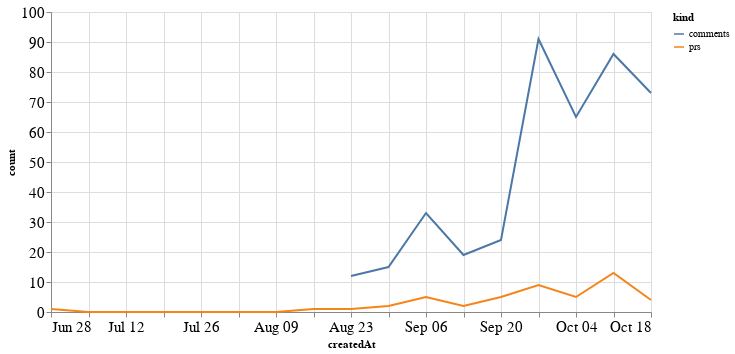

Here is the notebook cell this chart was saved with:
### Code cell
alt.Chart(total_time, width=600).mark_line().encode(
    x='createdAt',
    y='count',
    color='kind'
)

### Figure 1 — Vega-Lite specification as saved in the notebook (floating-point values rounded to 4 significant figures)
{"config": {"axisLeft": {"labelFontSize": 15}, "axisBottom": {"labelFontSize": 15}}, "data": {"name": "data-c5da941215e4ce548afbae06e96e57c9"}, "mark": "line", "encoding": {"color": {"type": "nominal", "field": "kind"}, "x": {"type": "temporal", "field": "createdAt"}, "y": {"type": "quantitative", "field": "count"}}, "width": 600, "$schema": "https://vega.github.io/schema/vega-lite/v4.8.1.json", "datasets": {"data-c5da941215e4ce548afbae06e96e57c9": [{"createdAt": "2020-06-28T00:00:00", "kind": "prs", "count": 1.0}, {"createdAt": "2020-07-05T00:00:00", "kind": "prs", "count": 0.0}, {"createdAt": "2020-07-12T00:00:00", "kind": "prs", "count": 0.0}, {"createdAt": "2020-07-19T00:00:00", "kind": "prs", "count": 0.0}, {"createdAt": "2020-07-26T00:00:00", "kind": "prs", "count": 0.0}, {"createdAt": "2020-08-02T00:00:00", "kind": "prs", "count": 0.0}, {"createdAt": "2020-08-09T00:00:00", "kind": "prs", "count": 0.0}, {"createdAt": "2020-08-16T00:00:00", "kind": "prs", "count": 1.0}, {"createdAt": "2020-08-23T00:00:00", "kind": "prs", "count": 1.0}, {"createdAt": "2020-08-30T00:00:00", "kind": "prs", "count": 2.0}, {"createdAt": "2020-09-06T00:00:00", "kind": "prs", "count": 5.0}, {"createdAt": "2020-09-13T00:00:00", "kind": "prs", "count": 2.0}, {"createdAt": "2020-09-20T00:00:00", "kind": "prs", "count": 5.0}, {"createdAt": "2020-09-27T00:00:00", "kind": "prs", "count": 9.0}, {"createdAt": "2020-10-04T00:00:00", "kind": "prs", "count": 5.0}, {"createdAt": "2020-10-11T00:00:00", "kind": "prs", "count": 13.0}, {"createdAt": "2020-10-18T00:00:00", "kind": "prs", "count": 4.0}, {"createdAt": "2020-06-28T00:00:00", "kind": "comments", "count": null}, {"createdAt": "2020-07-05T00:00:00", "kind": "comments", "count": null}, {"createdAt": "2020-07-12T00:00:00", "kind": "comments", "count": null}, {"createdAt": "2020-07-19T00:00:00", "kind": "comments", "count": null}, {"createdAt": "2020-07-26T00:00:00", "kind": "comments", "count": null}, {"createdAt": "2020-08-02T00:00:00", "kind": "comments", "count": null}, {"createdAt": "2020-08-09T00:00:00", "kind": "comments", "count": null}, {"createdAt": "2020-08-16T00:00:00", "kind": "comments", "count": null}, {"createdAt": "2020-08-23T00:00:00", "kind": "comments", "count": 12.0}, {"createdAt": "2020-08-30T00:00:00", "kind": "comments", "count": 15.0}, {"createdAt": "2020-09-06T00:00:00", "kind": "comments", "count": 33.0}, {"createdAt": "2020-09-13T00:00:00", "kind": "comments", "count": 19.0}, {"createdAt": "2020-09-20T00:00:00", "kind": "comments", "count": 24.0}, {"createdAt": "2020-09-27T00:00:00", "kind": "comments", "count": 91.0}, {"createdAt": "2020-10-04T00:00:00", "kind": "comments", "count": 65.0}, {"createdAt": "2020-10-11T00:00:00", "kind": "comments", "count": 86.0}, {"createdAt": "2020-10-18T00:00:00", "kind": "comments", "count": 73.0}]}}
